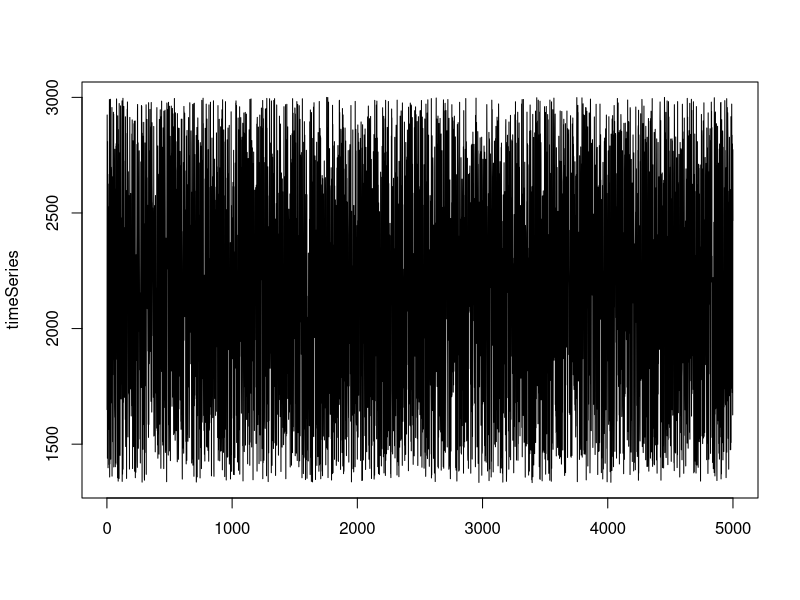

Write R code to recreate this figure.
#!/usr/bin/env Rscript
library(glue)


getLiqX <- function(x, P, Pb) {
  numerator = sqrt(P) * sqrt(Pb)
  denominator = sqrt(Pb) - sqrt(P)
  L = x * (numerator / denominator)
}

getLiqY <- function(y, P, Pa) { 
  denominator = sqrt(P) - sqrt(Pa)
  Ly = y / denominator
}

getPa <- function(x, y, P, Pb) {
  firstTerm = (y / (sqrt(Pb) * x)) + sqrt(P)
  secondTerm = y / (sqrt(P) * x)
  Pa = (firstTerm - secondTerm) ** 2
}

getx <- function(L, P, Pb) {
  numerator = sqrt(Pb) - sqrt(P)
  denominator = sqrt(P) * sqrt(Pb)
  xNew = L * (numerator / denominator)
}

gety <- function(L, P, Pa) {
  yNew = (sqrt(P) - sqrt(Pa))
  print(glue::glue("Got L {L} yNew {yNew}"))
  yNew = yNew * L
}

# Simulator of constant product AMM with concentrated liquidity (Uniswap V3) 
# Formulas taken from: 
# https://atiselsts.github.io/pdfs/uniswap-v3-liquidity-math.pdf

# Initial system variables
x = 2           # Initial ETH liquidity
y = 4000        # Initial DAI liquidity
k = x * y       # k as per Uniswap formula
P = y / x       # Initial price of y in terms of x
n = 5000        # Number of trades simulated
yReq = 0        # Computed y required to meet k
minP = 2000     # Default minimum price
maxP = 3000     # Default maximum price
volumeDAI = 0   # Volume of DAI traded
plot = FALSE

# Compute min P
minP = getPa(x, y, P, maxP)

# Command line arguments
args = commandArgs(trailingOnly=TRUE)

if (length(args)==1) {
  n = strtoi(args[1], base = 0L)
} else if (length(args)==4) {
  n = strtoi(args[1], base = 0L)
  minP = strtoi(args[2], base = 0L)
  maxP = strtoi(args[3], base = 0L)
  plot = strtoi(args[4], base = 0L)
} 

# Initial state as vector of x, y, k and initial price P
initialState <- c(x, y, k, P)

# Generate matrix from initial state
mat <- matrix(initialState, byrow = TRUE, nrow = n, ncol = length(initialState))

# Generate random prices
randomPrices <- runif(n = n, min = minP, max = maxP)

fees = 0
totalVolume = 0

# Simulate trades
for (r in 1:nrow(mat))   
  for (c in 1:ncol(mat))
  # initial state
  if (r == 1) {
    mat[r, 1] = x
    mat[r, 2] = y
    mat[r, 3] = x * y
    mat[r, 4] = P
    Pa = getPa(mat[r, 1], mat[r, 2], P, maxP)
  } else {  
    if (c == 2) {
      if (r == 2) {
        currentPrice = P
      } else {
        currentPrice = mat[r-1, 4]
      }

      randomPrice = randomPrices[r]
      Lx = getLiqX(mat[r-1, 1], currentPrice, maxP)
      Ly = getLiqY(mat[r-1, 2], currentPrice, Pa)

      liq = c(Lx, Ly)
      L = liq[which.min(liq)]
 
      xNew = getx(L, randomPrice, maxP)
      yNew = gety(L, randomPrice, Pa)
 
      mat[r, 1] = xNew
      mat[r, 2] = yNew
      mat[r, 3] = x * y
      mat[r, 4] = randomPrice      
    }
  }

# Pool balances
deltaDai = (mat[n, 1]) - x
if (x > (mat[n, 1] )) {
  deltaDai = -1 * (x - mat[n, 1] )
}

deltaEth = mat[n, 2] - y
if (y > mat[n, 2]) {
  deltaEth = -1 * (y - mat[n, 2])
}

# Impermanent loss calculation
# Value of initial position at the end of the simulation
V0 = (x * randomPrices[n]) + (y * 1)  

# Actual value of position at the end of the simulation
V1 = (mat[n, 1] * randomPrices[n]) + (mat[n, 2] * 1) 

# IL as delta in portfolio value
IL = (V1 - V0)

# IL as percentage loss
IL = (IL / V0) * 100

# Get min and max price 
minPrice = randomPrices[which.min(randomPrices)]
maxPrice = randomPrices[which.max(randomPrices)]

# Print impermanent loss
glue::glue("\n\nSimulation ran over {n} trades\n\n")

glue::glue("Current DAI balance {mat[n, 2]} ETH balance {mat[n, 1]}")
glue::glue("Min price {minPrice} max price {maxPrice} last price {randomPrices[n]}")
glue::glue("ETH delta {deltaDai} DAI delta {deltaEth} ")
glue::glue("Impermanent loss is {IL} %")
glue::glue("Original position value {V0} Current position value {V1}")

glue::glue("Fees accrued are {fees} DAI total volume {totalVolume}\n\n")

timeSeries = ts(data = randomPrices, start = 1, end = n, frequency = 1,  deltat = 1, names = )
matplot(timeSeries, type = "l")

if (plot) {
  # Plot results
  XY <- data.frame(mat)

  matplot(XY[,c(1)], XY[,c(4)], type = "p", lty = 1, col = c("red", "green"), pch = 1,
          xlab = "DAI in pool", ylab = "ETH price")

  matplot(XY[,c(2)], XY[,c(4)], type = "p", lty = 1, col = c("red", "green"), pch = 1,
          xlab = "ETH in pool", ylab = "ETH price")
}


    

       